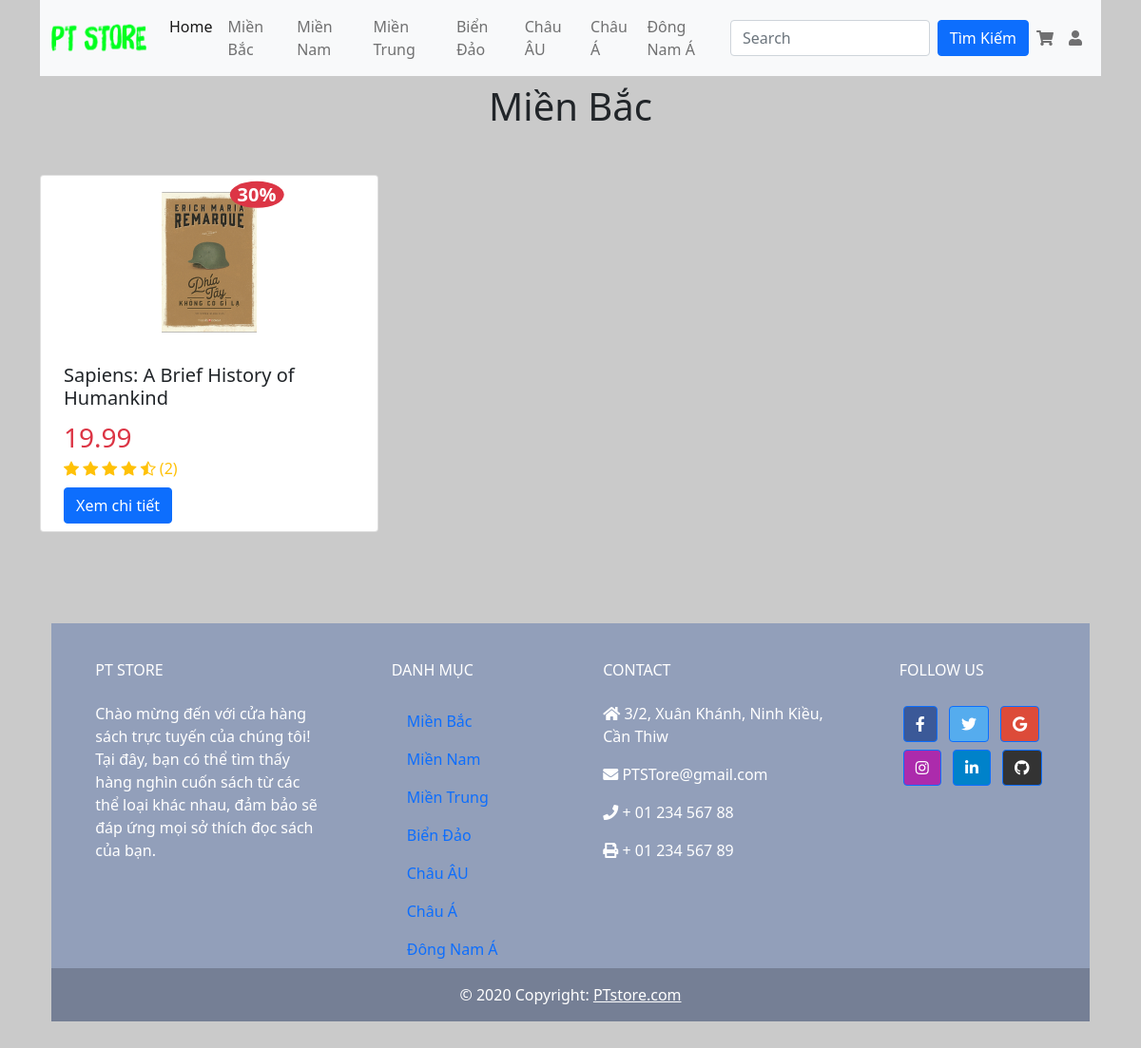
Page /index.php?act=cartegory&id_danhmuc=17 on the committed database.
### tables this page shows
create table danhmuc (
	id_danhmuc int(50) NOT NULL AUTO_INCREMENT,
    ten_danhmuc varchar(50),
    PRIMARY KEY (id_danhmuc)
);

CREATE TABLE book (
  id_book INT(11) NOT NULL AUTO_INCREMENT,
  bookname VARCHAR(50) NOT NULL,
  mota TEXT,
  rating INT(11),
  nxb VARCHAR(50),
  author VARCHAR(50),
  price FLOAT(10,2),
  hinh VARCHAR(255),
  id_danhmuc int(50),
 FOREIGN KEY (id_danhmuc) REFERENCES danhmuc(id_danhmuc),
  PRIMARY KEY (id_book)
  
);

### model/pdo.php (called while the page is built, shortened)
<?php
function pdo_get_connection(){
    $dburl = "mysql:host=localhost;dbname=projectcongngheweb;charset=utf8";
    $username = 'root';
    $password = '';
    $conn = new PDO($dburl, $username, $password);
    $conn->setAttribute(PDO::ATTR_ERRMODE, PDO::ERRMODE_EXCEPTION);
    return $conn;
}
function pdo_query($sql){
    $sql_args = array_slice(func_get_args(), 1);
    try{
        $conn = pdo_get_connection();
        $stmt = $conn->prepare($sql);
        $stmt->execute($sql_args);
        $rows = $stmt->fetchAll();
        return $rows;
    }
    catch(PDOException $e){
        throw $e;
    }
    finally{
        unset($conn);
    }
}
function pdo_query_one($sql){
    $sql_args = array_slice(func_get_args(), 1);
    try{
        $conn = pdo_get_connection();
        $stmt = $conn->prepare($sql);
        $stmt->execute($sql_args);
        $row = $stmt->fetch(PDO::FETCH_ASSOC);
        return $row;
    }
    catch(PDOException $e){
        throw $e;
    }
    finally{
        unset($conn);
    }
}

### model/danhmuc.php (called while the page is built, shortened)
<?php
function loadall_danhmuc()
{
    $sql = "select * from danhmuc";
    $listdanhmuc = pdo_query($sql);
    return $listdanhmuc;
}
function load_tendanhmuc($id_danhmuc)
{
    if ($id_danhmuc > 0) {
        $sql = "select ten_danhmuc from danhmuc where id_danhmuc=" . $id_danhmuc;
        $ten_danhmuc = pdo_query_one($sql);
        return $ten_danhmuc;
    } else {
        return "";
    }
}
?>

### model/sanpham.php (called while the page is built, shortened)
<?php
function loadall_book($keyw, $id_danhmuc)
{
    $sql = "call usp_GetBooks('$keyw', '$id_danhmuc')";
    $listbook = pdo_query($sql);
    return $listbook;
}
function loadall_book_home()
{
    $sql = "select * from book  where 1 order by id_book desc";
    $listbook = pdo_query($sql);
    return $listbook;
}
?>

### global.php (called while the page is built)
<?php
$img_path = "./upload/";
    ?>

### view/cartegory.php (the view)
<div class="section-1">
    <?php
    if ($ten_danhmuc > 0 ) {
        extract($ten_danhmuc);
        echo '
    <h1 class="text-center my-5">' . $ten_danhmuc . '</h1>
            ';
    } else {
        echo '';
    }
    ?>
    <div class="row">
        <?php
        foreach ($ds_book as $ds_book) {
            extract($ds_book);
            $linkbook = "index.php?act=product&id_book=" . $id_book;
            $hinh = $img_path . $hinh;
            echo '
                <div class="col-md-4 mb-5">
                <div class="card h-100">
                    <div class="container-fluid">
                        <div class="d-flex justify-content-center mt-3">
                            <div class="position-relative">
                                <img class="card-img-top" src="' . $hinh . '" style=" object-fit: cover;"
                                    alt="Card image cap">
                                <span
                                    class="position-absolute mt-1 top-0  start-100 translate-middle badge rounded-circle bg-danger">
                                    <div class="fs-5">
                                        30%
                                    </div>
                                </span>
                            </div>
                        </div>
                        <div class="card-body">
                        </div>
                            <h5 class="card-title">' . $bookname . '</h5>
                        <div class="fs-3 text-danger">' . $price . '</div>
                        <div class="text-warning">
                            <i class="bi bi-star-fill"></i>
                            <i class="bi bi-star-fill"></i>
                            <i class="bi bi-star-fill"></i>
                            <i class="bi bi-star-fill"></i>
                            <i class="bi bi-star-half"></i>
                            (2)
                        </div>
                        <a href="' . $linkbook . '" class="btn btn-primary my-2">Xem chi tiết</a>
                    </div>
                </div>
            </div>';
        }
        ?>
    </div>
</div>

### view/header.php (shortened to what this page needs)
<!DOCTYPE html>
<html lang="en">
<head>
    <link rel="stylesheet" href="https://cdnjs.cloudflare.com/ajax/libs/font-awesome/5.15.2/css/all.min.css">
    <link rel="stylesheet" href="https://cdn.jsdelivr.net/npm/bootstrap@5.1.0/dist/css/bootstrap.min.css" />
    <link rel="stylesheet" href="../asset/style.css">
    <link rel="stylesheet" href="https://cdn.jsdelivr.net/npm/bootstrap-icons@1.3.0/font/bootstrap-icons.css">
</head>
<body class="container bg">
    <header class="fixed-top container">
        <nav class="navbar navbar-expand-lg navbar-light bg-light ">
            <div class="container-fluid border-nav">
                <a class="navbar-brand" href="./index.php">
                    <img src="./images/PT_Store_Logo.png" alt="Logo" width="100" height="40"
                        class="d-inline-block align-text-top">
                </a>
                <div class="collapse navbar-collapse" id="navbarNav">
                    <ul class="navbar-nav me-auto mb-2 mb-lg-0">
                        <li class="nav-item">
                            <a class="nav-link active" aria-current="page" href="./index.php">Home</a>
                        </li>
                        <?php ob_start();
                        foreach ($dsdm as $danhmuc) {
                            extract($danhmuc);
                            $linkdm = "index.php?act=cartegory&id_danhmuc=" . $id_danhmuc;
                            echo '
                                <li class="nav-item">
                            <a class="nav-link" href="' . $linkdm . '">' . $ten_danhmuc . '</a>
                                </li>
                                ';
                        }
                            ?>
                    </ul>
                    <form class="d-flex" action="index.php?act=cartegory-tk" method="post">
                        <input class="form-control me-2" type="text" placeholder="Search" aria-label="Search"
                            name="keyw">
                        <input type="submit" name="timkiem" value="Tìm Kiếm" class="btn btn-primary"
                            class="btn btn-outline-success fa fa-search">
                    </form>
                    <div class="navbar-nav">
                        <a class="nav-link" href="index.php?act=viewcart"><i class="fas fa-shopping-cart"></i></a>
                        <?php
                        if (isset($_SESSION['check'])) {
                            extract($_SESSION['check'])
                                ?>
                            <a class="nav-link" href="index.php?act=infor-account">
                                <?= $account ?>
                            </a>
                            <a class="nav-link" href="index.php?act=log-out">
                                <i class="fas fa-sign-out-alt"></i>
                            </a>
                            <?php
                        } else {
                            ?>
                            <a class="nav-link" href="index.php?act=login-view"><i class="fas fa-user"></i></a>
                        <?php } ?>
                    </div>
                </div>
            </div>
        </nav>
    </header>
    <div class="mb-5">
        <div class="mt-3">
        </div>
    </div>

### view/footer.php (shortened to what this page needs)
<div class="container my-5">
  <footer class="text-center text-lg-start text-white" style="background-color: #929fba">
    <div class="container p-4 pb-0">
      <section class="">
        <div class="row">
          <div class="col-md-3 col-lg-3 col-xl-3 mx-auto mt-3">
            <h6 class="text-uppercase mb-4 font-weight-bold">
              PT Store
            </h6>
            <p>
              Chào mừng đến với cửa hàng sách trực tuyến của chúng tôi! Tại đây, bạn có thể tìm thấy hàng nghìn cuốn
              sách từ các thể loại khác nhau, đảm bảo sẽ đáp ứng mọi sở thích đọc sách của bạn. </p>
          </div>
          <div class="col-md-2 col-lg-2 col-xl-2 mx-auto mt-3">
            <h6 class="text-uppercase mb-4 font-weight-bold">Danh Mục</h6>
            <?php ob_start();
            foreach ($dsdm as $danhmuc) {
              extract($danhmuc);
              $linkdm = "index.php?act=cartegory&id_danhmuc=" . $id_danhmuc;
              echo '
                                <li class="nav-item">
                            <a class="nav-link" href="' . $linkdm . '">' . $ten_danhmuc . '</a>
                                </li>
                                ';
            }
              ?>
          </div>
          <div class="col-md-4 col-lg-3 col-xl-3 mx-auto mt-3">
            <h6 class="text-uppercase mb-4 font-weight-bold">Contact</h6>
            <p><i class="fas fa-home mr-3"></i> 3/2, Xuân Khánh, Ninh Kiều, Cần Thiw</p>
            <p><i class="fas fa-envelope mr-3"></i> PTSTore@gmail.com</p>
            <p><i class="fas fa-phone mr-3"></i> + 01 234 567 88</p>
            <p><i class="fas fa-print mr-3"></i> + 01 234 567 89</p>
          </div>
          <div class="col-md-3 col-lg-2 col-xl-2 mx-auto mt-3">
            <h6 class="text-uppercase mb-4 font-weight-bold">Follow us</h6>
            <a class="btn btn-primary btn-floating m-1" style="background-color: #3b5998" href="#!" role="button"><i
                class="fab fa-facebook-f"></i></a>
            <a class="btn btn-primary btn-floating m-1" style="background-color: #55acee" href="#!" role="button"><i
                class="fab fa-twitter"></i></a>
            <a class="btn btn-primary btn-floating m-1" style="background-color: #dd4b39" href="#!" role="button"><i
                class="fab fa-google"></i></a>
            <a class="btn btn-primary btn-floating m-1" style="background-color: #ac2bac" href="#!" role="button"><i
                class="fab fa-instagram"></i></a>
            <a class="btn btn-primary btn-floating m-1" style="background-color: #0082ca" href="#!" role="button"><i
                class="fab fa-linkedin-in"></i></a>
            <a class="btn btn-primary btn-floating m-1" style="background-color: #333333" href="#!" role="button"><i
                class="fab fa-github"></i></a>
          </div>
        </div>
      </section>
    </div>
    <div class="text-center p-3" style="background-color: rgba(0, 0, 0, 0.2)">
      © 2020 Copyright:
      <a class="text-white" href="https://mdbootstrap.com/">PTstore.com</a>
    </div>
  </footer>
</div>
</body>
</html>

### asset/style.css (style rules this page uses)
li { list-style: none; }
header { border-radius: 10px !important; position: sticky; }
.border-nav { border-radius: 10px !important; }
.card-img-top { height: 150px; width: 100px; justify-content: center; margin: auto; }
body { background-color: #cacaca ; }

### rows in the picture
danhmuc: ten_danhmuc "Miền Bắc"
danhmuc: ten_danhmuc "Miền Nam"
danhmuc: ten_danhmuc "Miền Trung"
danhmuc: ten_danhmuc "Biển Đảo"
danhmuc: ten_danhmuc "Châu ÂU"
danhmuc: ten_danhmuc "Châu Á"
danhmuc: ten_danhmuc "Đông Nam Á"
book: bookname "Sapiens: A Brief History of Humankind", price "19.99"
